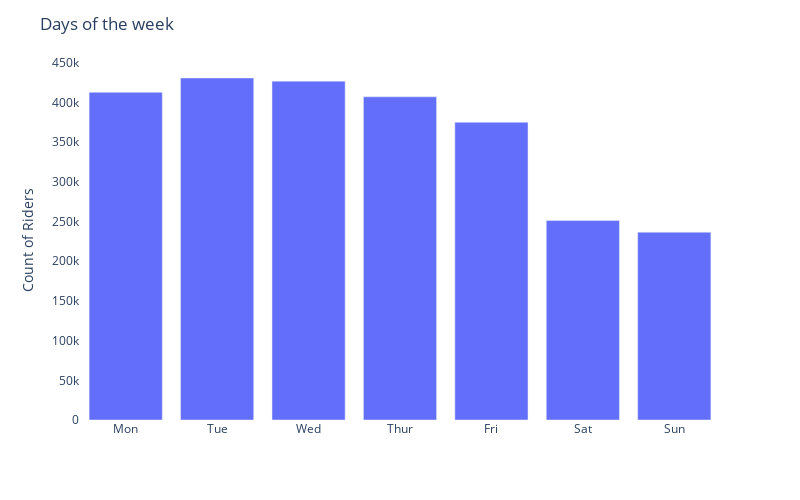

The notebook cell saved with this chart:
### Code cell
# Hypothesis 2: Is traffice more on weekdays?

# prepare the data  
jetrail['Day of Week'] = jetrail.index.day_of_week
df = jetrail.groupby('Day of Week')[['Count']].sum()

# plot the data 
fig = px.bar(df, 
            x = df.index, 
            y = df.Count,
            width = 800, height = 500)
fig.update_layout(title = 'Days of the week',
                  xaxis_title = '',
                  yaxis_title = "Count of Riders",
                  xaxis_type='category',
                  xaxis = dict(
                      tickvals=[0,1,2,3,4,5,6],
                      ticktext = ['Mon', 'Tue', 'Wed', 'Thur', 'Fri', 'Sat', 'Sun']),
                   plot_bgcolor='rgba(0,0,0,0)')

### Figure 1 — Plotly figure (JSON) as saved in the notebook; plotly's stock layout.template omitted (floating-point values rounded to 4 significant figures)
{"data": [{"alignmentgroup": "True", "hovertemplate": "Day of Week=%{x}<br>Count=%{y}<extra></extra>", "legendgroup": "", "marker": {"color": "#636efa", "pattern": {"shape": ""}}, "name": "", "offsetgroup": "", "orientation": "v", "showlegend": false, "textposition": "auto", "type": "bar", "x": [0, 1, 2, 3, 4, 5, 6], "xaxis": "x", "y": [412916, 430988, 427022, 407250, 375122, 251292, 236676], "yaxis": "y"}], "layout": {"barmode": "relative", "height": 500, "legend": {"tracegroupgap": 0}, "margin": {"t": 60}, "plot_bgcolor": "rgba(0,0,0,0)", "title": {"text": "Days of the week"}, "width": 800, "xaxis": {"anchor": "y", "domain": [0, 1], "ticktext": ["Mon", "Tue", "Wed", "Thur", "Fri", "Sat", "Sun"], "tickvals": [0, 1, 2, 3, 4, 5, 6], "title": {"text": ""}, "type": "category"}, "yaxis": {"anchor": "x", "domain": [0, 1], "title": {"text": "Count of Riders"}}}}
